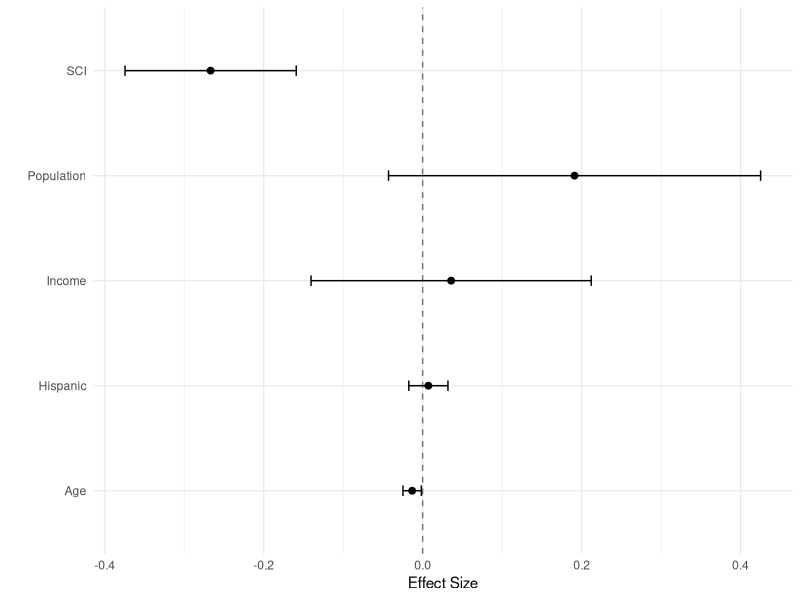

Here is the R script that generated this plot:
## ---- chunk 1
library(tidyverse)
## ---- chunk 2
# map vote share data to WA counties
votes <- read.csv("county_votes.csv", stringsAsFactors = F, header = T)
wa <- read.csv("nodes.csv", stringsAsFactors = F, header = T)
colnames(wa) <- c("county_fips", "county")
wa_dem <- left_join(wa, votes[,c("county_fips","per_point_diff")], by = "county_fips")
wa_dem$per_point_diff <- wa_dem$per_point_diff * (-1) # switch to per_dem - per_gop
## ---- chunk 3
# create county pairs with each pair containing King County (53033)
wa_pair <- wa_dem %>%
    mutate(diff = round((0.53064936 - per_point_diff), 2)) %>%
    filter(county != "King") %>%
    select(-per_point_diff)
## ---- chunk 4
# merge sci data
sci <- read.csv("sci_fips_merged.csv", stringsAsFactors = F, header = T)
sci_pair <- left_join(wa_pair, sci[,c("county","sci")])
## ---- chunk 5
# add covariates 
demographics <- read.csv("demographics.csv", stringsAsFactors = F, header = T)
demographics_pair <- demographics %>%
    mutate(diff_age = abs(age - 36.19),
           diff_hispanic = abs(hispanic - 22.99),
           diff_income = abs(income - 92693.33),
           diff_pop = 1068.65 - population) %>%
    filter(county_fips != 53033)
## ---- chunk 6
sci_demographics_pair <- left_join(sci_pair, demographics_pair) %>%
    select(-c("age","hispanic","income","population"))
## ---- chunk 7
sci_model <- glm(diff ~ log(sci) + diff_age + diff_hispanic + log(diff_income) + log(diff_pop), data = sci_demographics_pair)
## ---- chunk 8
summary(sci_model)
## ---- chunk 9
# visualize the effects 
conf <- confint.lm(sci_model)[-1,]
effect_data <- data.frame()
effects <- as.data.frame(sci_model$coefficients[-1])
effect_data <- cbind(effects, conf)
colnames(effect_data) <- c("size","lower","upper")
effect_data$index <- c("SCI","Age","Hispanic","Income","Population")
## ---- chunk 10
library(ggplot2)
ggplot(data=effect_data, aes(y=index, x=size, xmin=lower, xmax=upper)) +
    geom_point(size=2) + 
    geom_errorbarh(height=.1) + 
    geom_vline(xintercept=0, color="black", linetype="dashed", alpha=.5) +
    theme_minimal() +
    labs(x = "Effect Size", y = "")
## ---- chunk 11

